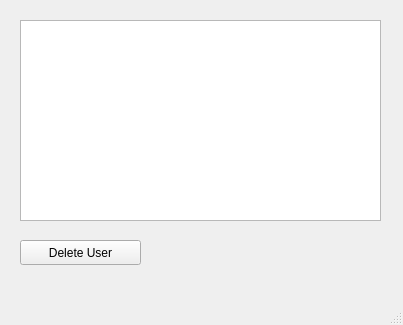
<?xml version="1.0" encoding="UTF-8"?>
<ui version="4.0">
 <class>UserList</class>
 <widget class="QMainWindow" name="UserList">
  <property name="geometry">
   <rect>
    <x>0</x>
    <y>0</y>
    <width>403</width>
    <height>325</height>
   </rect>
  </property>
  <property name="windowTitle">
   <string>Enrolled User List</string>
  </property>
  <widget class="QWidget" name="centralwidget">
   <widget class="QListWidget" name="listWidget">
    <property name="geometry">
     <rect>
      <x>20</x>
      <y>20</y>
      <width>361</width>
      <height>201</height>
     </rect>
    </property>
   </widget>
   <widget class="QPushButton" name="pbDeleteUser">
    <property name="geometry">
     <rect>
      <x>20</x>
      <y>240</y>
      <width>121</width>
      <height>25</height>
     </rect>
    </property>
    <property name="text">
     <string>Delete User</string>
    </property>
   </widget>
  </widget>
  <widget class="QMenuBar" name="menubar">
   <property name="geometry">
    <rect>
     <x>0</x>
     <y>0</y>
     <width>403</width>
     <height>22</height>
    </rect>
   </property>
  </widget>
  <widget class="QStatusBar" name="statusbar"/>
 </widget>
 <resources/>
 <connections/>
</ui>
